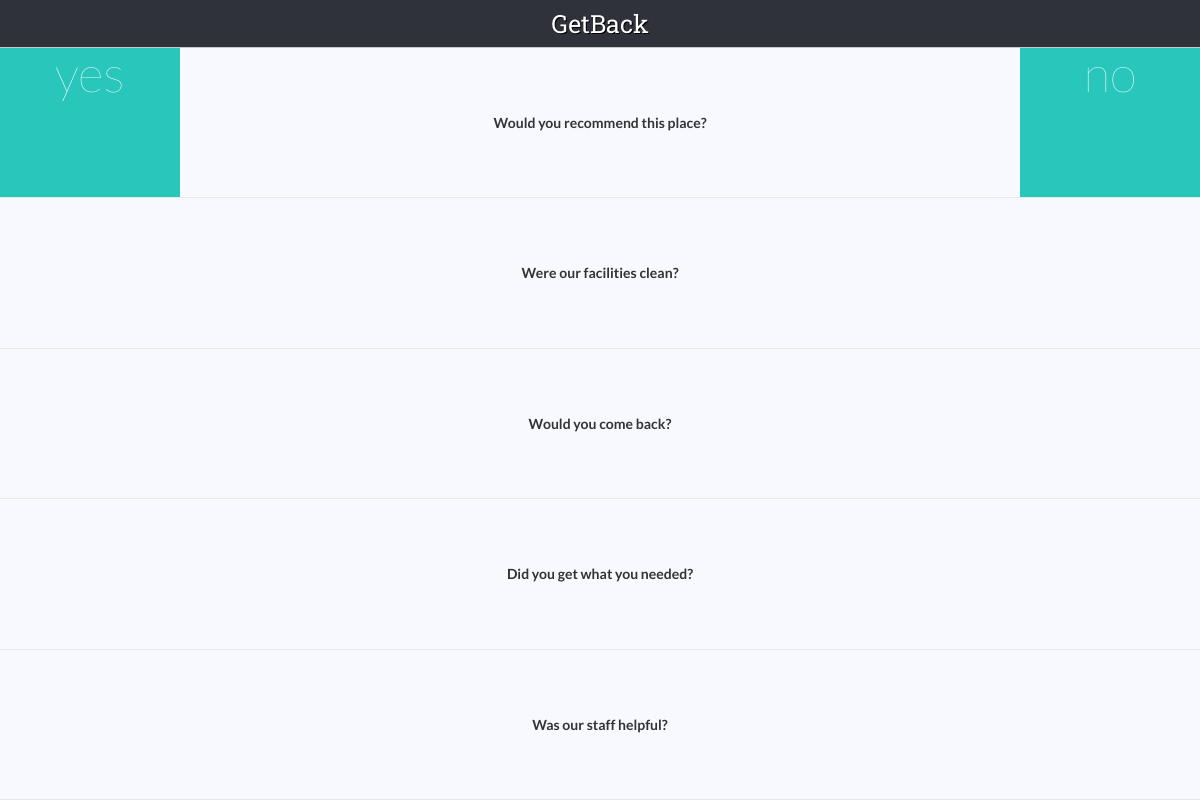
The app's page /survey.php?link=YWKiEd4Fmh with its own data.
### tables this page shows
CREATE TABLE IF NOT EXISTS `business` (
  `business_id` int(255) NOT NULL AUTO_INCREMENT,
  `owner_id` int(255) NOT NULL,
  `link_id` int(255) NOT NULL,
  `rating` double NOT NULL,
  `num_users` varchar(255) NOT NULL,
  `customer_id` varchar(255) NOT NULL,
  `branding_url` varchar(255) NOT NULL,
  `organization` varchar(255) NOT NULL,
  `connection_id` int(255) NOT NULL,
  `subscription_plan` varchar(255) NOT NULL,
  `address` varchar(255) NOT NULL,
  `business_latitude` varchar(255) NOT NULL,
  `business_longitude` varchar(255) NOT NULL,
  `question_array` varchar(255) NOT NULL,
  PRIMARY KEY (`business_id`)
);

CREATE TABLE IF NOT EXISTS `questions` (
  `question_id` int(255) NOT NULL AUTO_INCREMENT,
  `question` varchar(255) NOT NULL,
  `frequency` int(255) NOT NULL,
  `industry_type` varchar(255) NOT NULL,
  `date_created` date NOT NULL,
  PRIMARY KEY (`question_id`)
);

### survey.php (the view, shortened to what this page needs)
<?php
  if( $_GET["link"])
  {
     $link = $_GET["link"];
      $sql = mysql_query("SELECT * FROM links WHERE link='$link'") or die (mysql_error()."1");
      if(mysql_num_rows($sql) == 1){
        $row = mysql_fetch_array($sql) or die (mysql_error()."2");
        $link_id = $row['link_id'];
        $sql = mysql_query("SELECT * FROM business WHERE link_id='$link_id'") or die (mysql_error()."3");
        if(mysql_num_rows($sql) == 1){
          $row = mysql_fetch_array($sql) or die (mysql_error()."4");
          $organization = $row['organization'];
          $question_unsorted = $row['question_array'];
          $question_array = explode(",",$question_unsorted);
          $survey_URL = $_SERVER['PHP_SELF']."?link=".$link;
        }
      }
  }
?>
<!DOCTYPE html>
<html>
  <head>
    <?php include ('common.php');?>
  </head>
  <body>
    <div id="wrapper">
      <?php
      echo "
          <div class=\"phoneheader\">".$organization."</div>
          <form class=\"drag_container\" action=\"".$survey_URL."\" method=\"post\">
            <input type='hidden' name='__token_timestamp__' value='1397198354'>
            <input type='hidden' name='__token_val__' value='49500290a560b967867fca9a70fe8cb9'>
          ";
            $length = count($question_array);
            $x = 0;
            for ($i = 0; $i < $length; $i++) {
                $question_id = $question_array[$i];
                $sql = mysql_query("SELECT * FROM questions WHERE question_id='$question_id'") or die (mysql_error()."15");
                if(mysql_num_rows($sql) == 1){
                  $row = mysql_fetch_array($sql) or die (mysql_error()."16");
                  $question = $row['question'];
                  $x += 1;
                  echo "
                  <div class=\"draggable\">
                  <div class=\"form_data\" id=\"".$x."\">
                    <label id=\"yes\" class=\"survey_response\">
                      <input class=\"target\" type=\"radio\" name=\"".$question_id."\" value=\"yes\"/>yes
                    </label>
                    <label id=\"no\" class=\"survey_response\">
                      <input class=\"target\" type=\"radio\" name=\"".$question_id."\" value=\"no\"/>no
                    </label>
                  </div>
                  <script type=\"text/javascript\">
                    $('input:radio[name=\"".$question_id."\"]').change(
                      function(){
                        var v = ".$x.";
                          if ($(this).val() == 'yes') {
                              $('#".$x."').fadeOut();
                              v++;
                              $('#'+ v).fadeIn();
                          }
                          else {
                              $('#".$x."').fadeOut();
                              v++;
                              $('#'+ v).fadeIn();
                          }
                        if (v == 6){
                          $('.surveysubmit').show();
                          $('.surveysubmit').animate({'margin-top': '0px'}, 1000);
                        }
                      });
                  </script>
                  <div class=\"survey_question\">".$question."</div>
                  </div>
                  ";
              }
            }
      echo "</form>";
    ?>
    </div>
  </body>
</html>

### css/survey.css (style rules this page uses)
body { background-color: ghostwhite; margin: 0px; }
#wrapper { min-height: 100%; height: 100%; width: 100%; overflow: hidden; }
.survey_response { height: 100%; width: 15%; font-size: 50px; font-weight: 100; text-align: center; color: #FFF; line-height: 100%; position: absolute; top: 0; }
.survey_question { position: absolute; width: 70%; height: 100%; z-index: 99; top: 0; left: 0; right: 0; margin: auto; }
#yes { background-color: #29c6bc; position: absolute; left: 0; }
#no { background-color: #29c6bc; position: absolute; right: 0; }
.form_data { height: 100%; display: none; }

### survey.php (style rules this page uses)
html, body { height: 100%; width: 100%; }
.draggable { height: 20%; width: 100%; border-bottom: 1px solid #e9e9e9; text-align: center; font-weight: bold; cursor: pointer; font-family: 'Lato', sans-serif !important; position: relative; }
.phoneheader { width: 100%; height: 48px; border-bottom: 1px solid #c9c9c9; text-align: center; line-height: 48px; font-size: 25px; font-family: 'Roboto Slab', serif; text-shadow: 1px 1px 0px #000; background-color: #2F323A; color: #FFF; }
#wrapper { height: 100%; width: 100%; }
.drag_container { height: calc(100% - 48px); width: 100%; }

### records on screen
business: organization "GetBack"
questions: question "Would you recommend this place?"
questions: question "Were our facilities clean?"
questions: question "Would you come back?"
questions: question "Did you get what you needed?"
questions: question "Was our staff helpful?"
